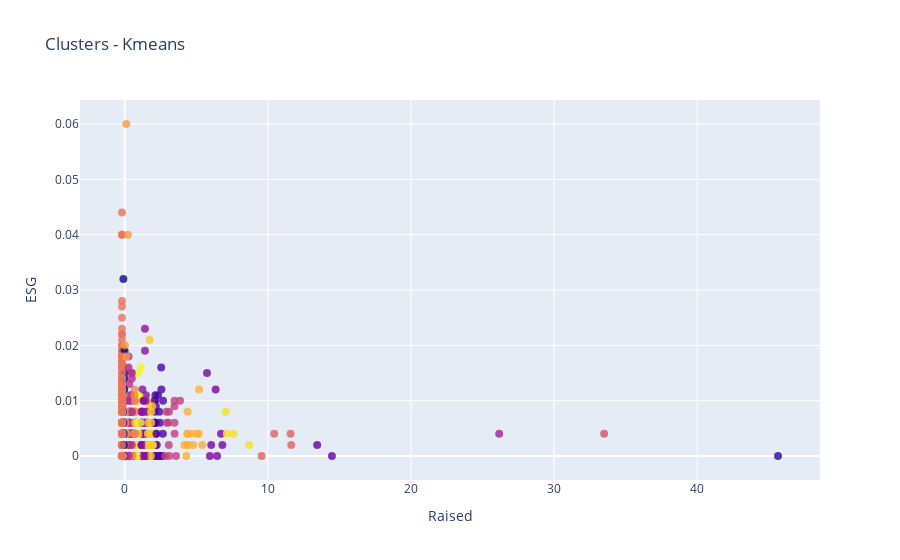

Notebook code for this chart:
### Code cell
# Adicionando os rótulos de cluster ao array numpy
data_with_clusters = np.column_stack((data_array, clusters))

# Criar um gráfico de dispersão 2D para visualizar os clusters
trace = go.Scatter(
    x=data_with_clusters[:, 0],  # Coluna Raised
    y=data_with_clusters[:, 1],  # Coluna ESG
    mode='markers',
    marker=dict(
        color=clusters,  # Cores com base nos clusters
        size=8,
        line=dict(
            color='rgba(217, 217, 217, 0.14)',
            width=0.5
        ),
        opacity=0.8
    )
)

# Criar layout
layout = go.Layout(
    title='Clusters - Kmeans',
    xaxis=dict(title='Raised'),
    yaxis=dict(title='ESG')
)

# Criar figura
fig = go.Figure(data=[trace], layout=layout)

# Plotar o gráfico
# plot(fig, filename='kmeans_cluster_plot_2d.html')
iplot(fig)

### Figure 1 — Plotly figure (JSON) as saved in the notebook; plotly's stock layout.template omitted (floating-point values rounded to 4 significant figures; data arrays with more than 128 entries replaced by an {"elided": "..."} marker saying what was removed)
{"data": [{"marker": {"color": {"elided": "6541 int values"}, "line": {"color": "rgba(217, 217, 217, 0.14)", "width": 0.5}, "opacity": 0.8, "size": 8}, "mode": "markers", "type": "scatter", "x": {"elided": "6541 float values"}, "y": {"elided": "6541 float values"}}], "layout": {"title": {"text": "Clusters - Kmeans"}, "xaxis": {"title": {"text": "Raised"}}, "yaxis": {"title": {"text": "ESG"}}}}
